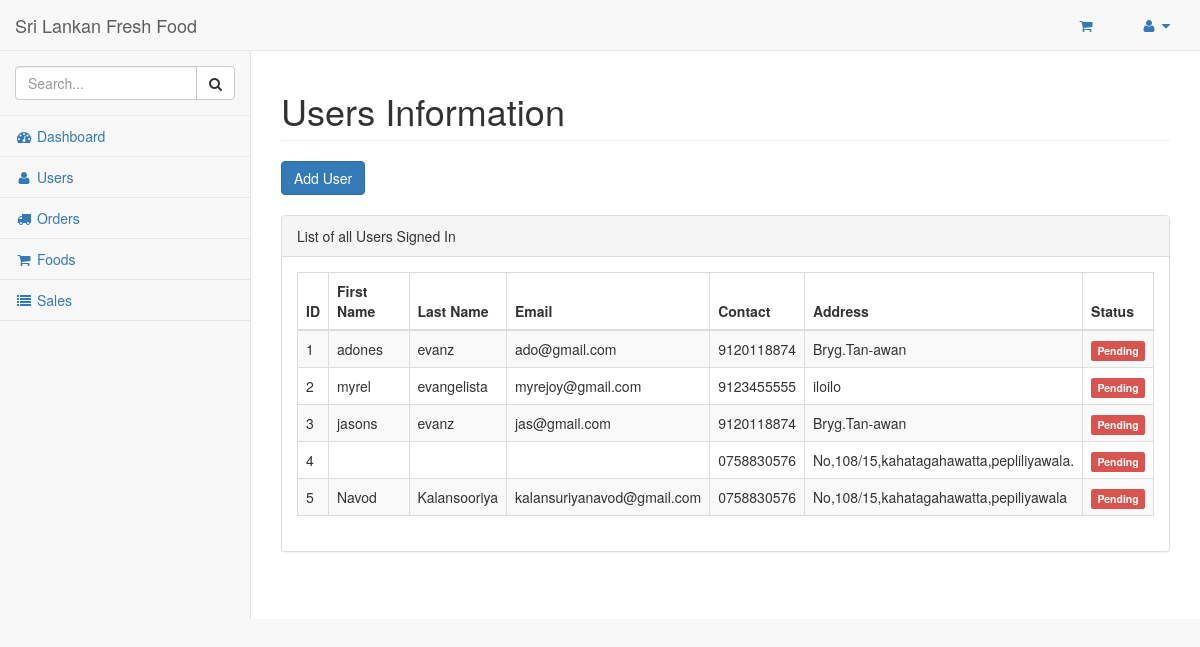
The page /dashboard/admin/users/ (signed in) on the database its author committed.
### hotel/models.py (models this page shows)
class Customer(models.Model):
    pending = 'Pending'
    verified = 'Verified'
    STATUS = (
        (pending,pending),
        (verified,verified),
    )
    customer = models.ForeignKey(User, on_delete=models.CASCADE)
    address = models.TextField()
    contact = models.CharField(max_length = 10)
    orders = models.IntegerField(default=0)
    total_sale = models.IntegerField(default=0)
    def __str__(self):
        return self.customer.first_name + " " + self.customer.last_name

### hotel/views.py (the view)
# urls.py: url(r'^dashboard/admin/users/$', views.users_admin, name='users_admin'),
@login_required
@staff_member_required
def users_admin(request):
    customers = Customer.objects.filter()
    print(customers)
    return render(request, 'admin_temp/users.html', {'users':customers})

### hotel/templates/admin_temp/users.html (shortened to what this page needs)
{% load static %}
{% include "includes/base.html" %}
{% include "includes/navbarheader.html" %}
{% include "includes/navtop.html"%}
{% include "includes/sidemenu.html" %}
        </nav>
        <div id="page-wrapper">
            <div class="row">
                <div class="col-lg-12">
                    <h1 class="page-header">Users Information</h1>
                    <button type="button" class="btn btn-primary" data-toggle="modal" data-target="#myModal">
                        Add User
                    </button>
                </div>
            </div>
            <br/>
            <div class="row">
                <div class="col-lg-12">
                    <div class="panel panel-default">
                        <div class="panel-heading">
                            List of all Users Signed In
                        </div>
                        <div class="panel-body">
                            <table width="100%" class="table table-striped table-bordered table-hover" id="dataTables-example">
                                <thead>
                                    <tr>
                                        <th>ID</th>
                                        <th>First Name</th>
                                        <th>Last Name</th>
                                        <th>Email</th>
                                        <th>Contact</th>
                                        <th>Address</th>
                                        <th>Status</th>
                                    </tr>
                                </thead>
                                <tbody>
                                    {% for user in users %}
                                    <tr>
                                        <td>{{user.id}}</td>
                                        <td>{{user.customer.first_name}}</td>
                                        <td>{{user.customer.last_name}}</td>
                                        <td>{{user.customer.email}}</td>
                                        <td>{{user.contact}}</td>
                                        <td>{{user.address}}</td>
                                        <td>{% if user.status == 'Verified' %}
                                        <span class="label label-success">Verified</span>
                                        {% else %}
                                        <span class="label label-danger">Pending</span>
                                        {% endif %}
                                        </td>
                                    </tr>
                                    {%  endfor %}
                                </tbody>
                            </table>
                        </div>
                    </div>
                </div>
            </div>
        </div>
    </div>
</body>
</html>

### rows shown on the page
Customer: id "1", customer.first_name "adones", customer.last_name "evanz", customer.email "ado@gmail.com", contact "9120118874", address "Bryg.Tan-awan"
Customer: id "2", customer.first_name "myrel", customer.last_name "evangelista", customer.email "myrejoy@gmail.com", contact "9123455555", address "iloilo"
Customer: id "3", customer.first_name "jasons", customer.last_name "evanz", customer.email "jas@gmail.com", contact "9120118874", address "Bryg.Tan-awan"
Customer: id "4", contact "0758830576", address "No,108/15,kahatagahawatta,pepliliyawala."
Customer: id "5", customer.first_name "Navod", customer.last_name "Kalansooriya", customer.email "kalansuriyanavod@gmail.com", contact "0758830576", address "No,108/15,kahatagahawatta,pepiliyawala"
